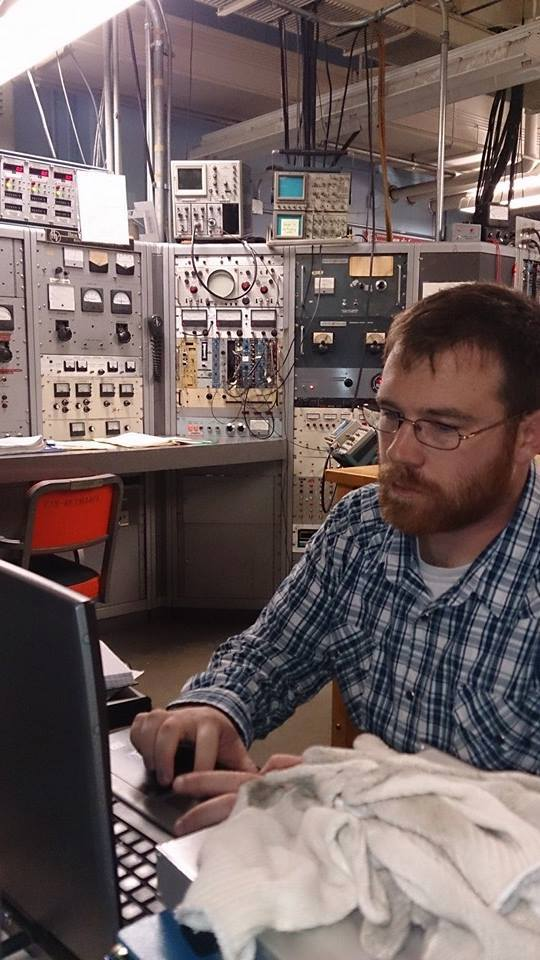
#> input picture imageFlattener/zachAtUkAccelerator.jpg, 540 x 960 px
$ python imageFlattener_sklearn.py zachAtUkAccelerator.jpg zachAtUkAccelerator.jpg   (Python 2 division)   (older library calls are emulated)
#> lines starting #> are read from the running program, lines starting #| are printed output that depends on the picture
from PIL import Image
import sys
import numpy as np
import random
import os
from sklearn.cluster import KMeans

def get_image(image_path):
#> called with image_path = 'zachAtUkAccelerator.jpg'
    print "Loading the image..."
    image = Image.open(image_path, 'r')
#> image is the input picture: PIL image 540x960 RGB; mean R, G, B 113, 97.9, 96.9
    width, height = image.size
#> width = 540; height = 960
    while width > 2000 and height > 2000:
        print "Image too large, downsizing by factor of 2..."
        image = image.resize((int(width/2),int(height/2)),Image.ANTIALIAS)
        width, height = image.size
    pixel_values = list(image.getdata())
#> pixel_values = 518400 items
    if image.mode == 'RGB':
        channels = 3
    elif image.mode == 'L':
        channels = 1
    elif image.mode == 'RGBA':
        channels = 3
        for px in pixel_values:
            px = list(px)
            R,G,B,A = px
            px[0] = ((1-A)*R) + A*R
            px[1] = ((1-A)*G) + A*G
            px[2] = ((1-A)*B) + A*B
            del px[3]
            px = tuple(px)
    else:
        print("Unknown mode: %s" % image.mode)
        return None
    return pixel_values,image.mode,image.size

def processInputs(inp):
    fn, k = inp
    bn = os.path.splitext(fn)[0]
    try:
        k = int(k)
        if k <= 0:
            print "Invalid Cluster Number, Default to 2"
            k=2
        else:
            k = int(k)
    except:
        "Cluster value NaN; default to 2"
        k=2
    return fn, bn, int(k)

### MAIN ###
if len(sys.argv) != 3:
    print "Usage: imageFlattener.py file.png num_clusters"
    sys.exit(1)
filename, basename, k = processInputs(sys.argv[1:3])

dataTuple,mode,size = get_image(filename)
#> dataTuple = 518400 items; mode = 'RGB'; size = (540, 960)
data = map(list,dataTuple)
#> data = 518400 items
numpx = len(data)
#> numpx = 518400
print "Checking for sanity..."
unique_colors = len([list(x) for x in set(tuple(x) for x in data)])
#> unique_colors = 71717
if k > unique_colors:
    print "Fewer colors than requested clusters"
    sys.exit(1)

print "Finding " + str(k) + " color clusters and appropriate replacement colors..."
print "(This can take a while. Your image has " + str(numpx) + " pixels to analyze"
#| (This can take a while. Your image has 518400 pixels to analyze
print "and " + str(unique_colors) + " unique colors. The length of time depends on number of pixels,"
#| and 71717 unique colors. The length of time depends on number of pixels,
print "number of colors in image and the number of requested output colors.)"
print "... Please be patient ..."
estimator = KMeans(n_clusters=k, n_init=10, init='k-means++')
clusters = estimator.fit_predict(data)
means = estimator.cluster_centers_

print "Preparing image for output..."
for i, clst in enumerate(clusters):
    if not i%100000 and numpx > 100000:
        print "Processing pixel " + str(i) + " / " + str(numpx) + "..."
    elif not i%100000:
        print "Processing pixels."
    data[i] = map(int, means[clst])
#> this loop made 518400 passes
#> (printed output is left out)

dataOut = [tuple(d) for d in data]
#> dataOut = 518400 items

im2 = Image.new(mode,size)
#> im2: PIL image 540x960 RGB; every value is 0
im2.putdata(dataOut)
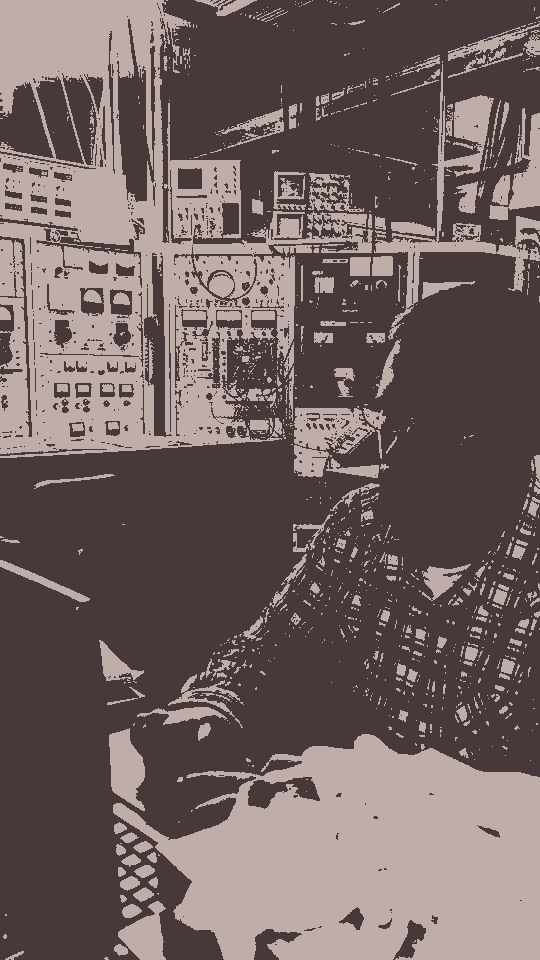
#> im2: PIL image 540x960 RGB; mean R, G, B 112.8, 97.1, 96.4
outname = basename+"_sklreduced_"+str(k)+"clusters.png"
print "Writing out image to " + outname
im2.save(outname, quality=85, optimize=True)
print "Done!"
